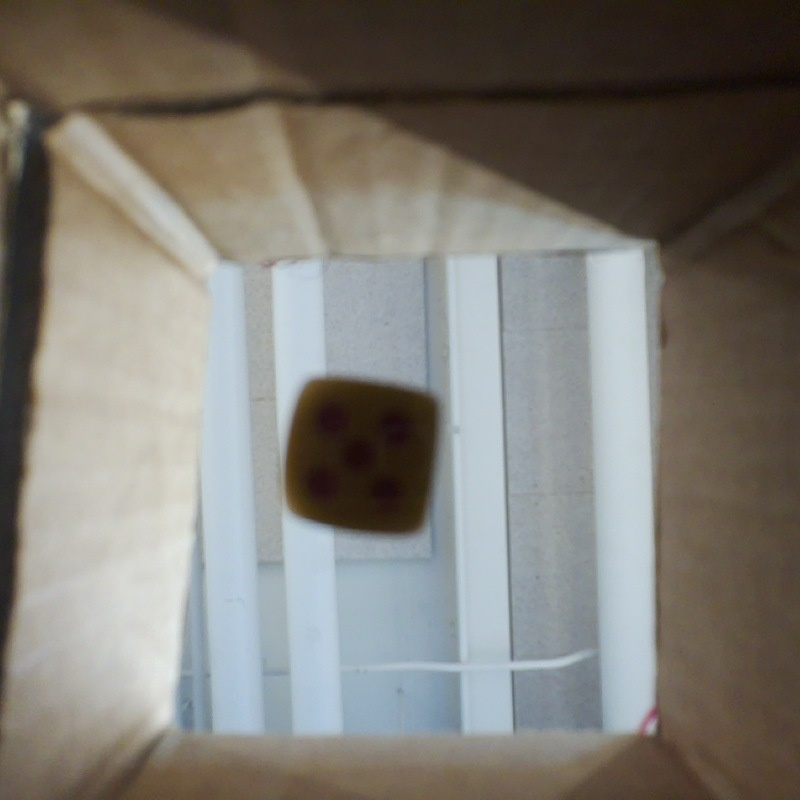
//> input picture dice_original.jpg, 800 x 800 px
$ ./dice_init_threshold   (built with g++ and OpenCV 4)
//> lines starting //> are read from the running program, lines starting //| are printed output that depends on the picture; after the words box and inside, x2 and y2 are one past the last pixel; in counts of white or black regions, pixels touching at a corner belong together
#include <opencv2/opencv.hpp>
#include <iostream>
#include <cstdlib>
#include <vector>
#include <cmath>

// Self-contained version — no dependency on dice_detection.cpp
int detectDiceVal(int thresh_val) {
//> called with thresh_val = 15
    cv::Mat thresh = cv::imread("dice_original.jpg", cv::IMREAD_GRAYSCALE);
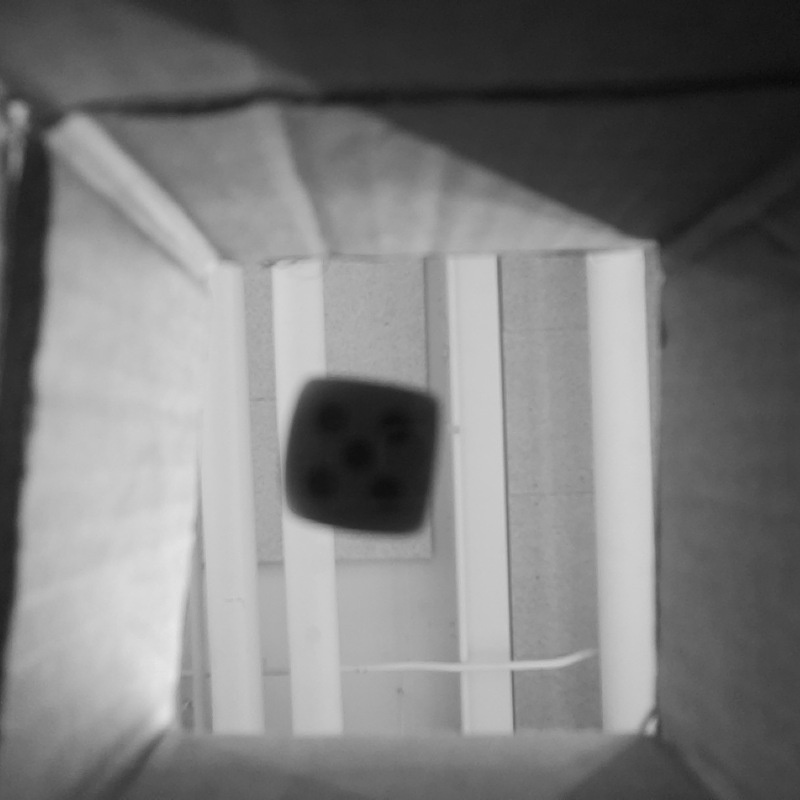
//> thresh: 800 rows x 800 cols, CV_8UC1; min 8, max 231, mean 123.5
    if (thresh.empty()) {
        std::cerr << "Error: Failed to load image\n";
        return -1;
    }

    cv::GaussianBlur(thresh, thresh, cv::Size(3, 3), 0);
    cv::threshold(thresh, thresh, thresh_val, 255, cv::THRESH_BINARY_INV);
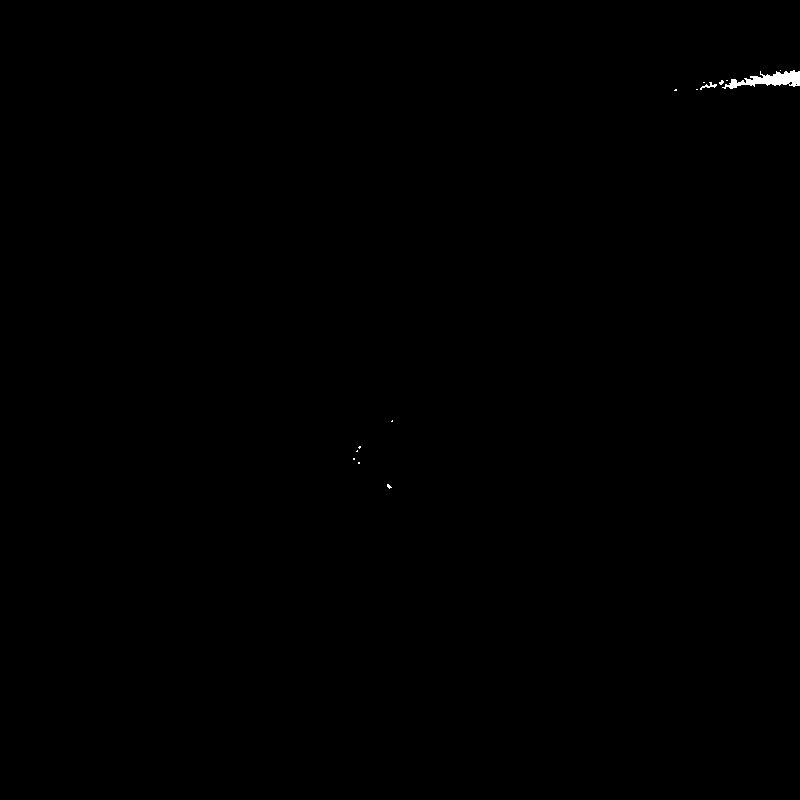
//> thresh: 800 rows x 800 cols, CV_8UC1; 0.13% white; 14 white regions (12 under 20 px), largest, box (x1, y1, x2, y2) and area: (722, 70, 800, 89) 698, (700, 82, 717, 90) 47

    cv::SimpleBlobDetector::Params params;
    params.filterByArea = true;
    params.minArea = 100;
    params.maxArea = 10000;
    params.filterByCircularity = true;
    params.minCircularity = 0.5;
    params.filterByColor = true;
    params.blobColor = 255;
    params.filterByConvexity = false;
    params.filterByInertia = false;

    auto detector = cv::SimpleBlobDetector::create(params);
    std::vector<cv::KeyPoint> keypoints;
    detector->detect(thresh, keypoints);
//> keypoints = 0 keypoints

    int numDots = keypoints.size();
//> numDots = 0
    std::cout << "  Dots detected: " << numDots << std::endl;
//|   Dots detected: 0
    return numDots;
}

void saveImages(int thresh_val) {
    cv::Mat gray = cv::imread("dice_original.jpg", cv::IMREAD_GRAYSCALE);
    cv::Mat thresh;
    cv::GaussianBlur(gray, gray, cv::Size(3, 3), 0);
    cv::threshold(gray, thresh, thresh_val, 255, cv::THRESH_BINARY_INV);
    cv::imwrite("dice_threshold.jpg", thresh);

    cv::Mat orig = cv::imread("dice_original.jpg");
    cv::Mat frameWithDots = orig.clone();

    cv::SimpleBlobDetector::Params params;
    params.filterByArea = true;
    params.minArea = 100;
    params.maxArea = 10000;
    params.filterByCircularity = true;
    params.minCircularity = 0.5;
    params.filterByColor = true;
    params.blobColor = 255;
    params.filterByConvexity = false;
    params.filterByInertia = false;

    auto detector = cv::SimpleBlobDetector::create(params);
    std::vector<cv::KeyPoint> keypoints;
    detector->detect(thresh, keypoints);

    for (const auto& kp : keypoints) {
        cv::circle(frameWithDots, cv::Point(kp.pt.x, kp.pt.y),
                   static_cast<int>(kp.size / 2), cv::Scalar(0, 255, 0), 5);
    }
    cv::imwrite("dice_detected.jpg", frameWithDots);
}


int main() {
    std::cout << "=== Dice Threshold Calibration ===\n";
    std::cout << "Place dice with 6 facing camera, then press Enter.\n";
    std::cin.get();

    system("rpicam-still -o dice_original.jpg --width 800 --height 800 --timeout 100 --nopreview 2>/dev/null");
    std::cout << "Image captured.\n\n";

    int thresh_val;

    for (thresh_val = 15; thresh_val <= 90; thresh_val += 3) {
        std::cout << "Testing threshold " << thresh_val << ": ";
        int numDots = detectDiceVal(thresh_val);
//> numDots = 0

        if (numDots == 6) {
            saveImages(thresh_val);  // save only the successful threshold
            std::cout << "\nCalibrated threshold: " << thresh_val << "\n";
            std::cout << "Set thresh_val = " << thresh_val << " in dice_detection.cpp\n";
            return 0;
        }
    }

    saveImages(thresh_val);
//> in saveImages, `cv::threshold(gray, thresh, thresh_val, 255, cv::THRESH_BINARY_INV);`:
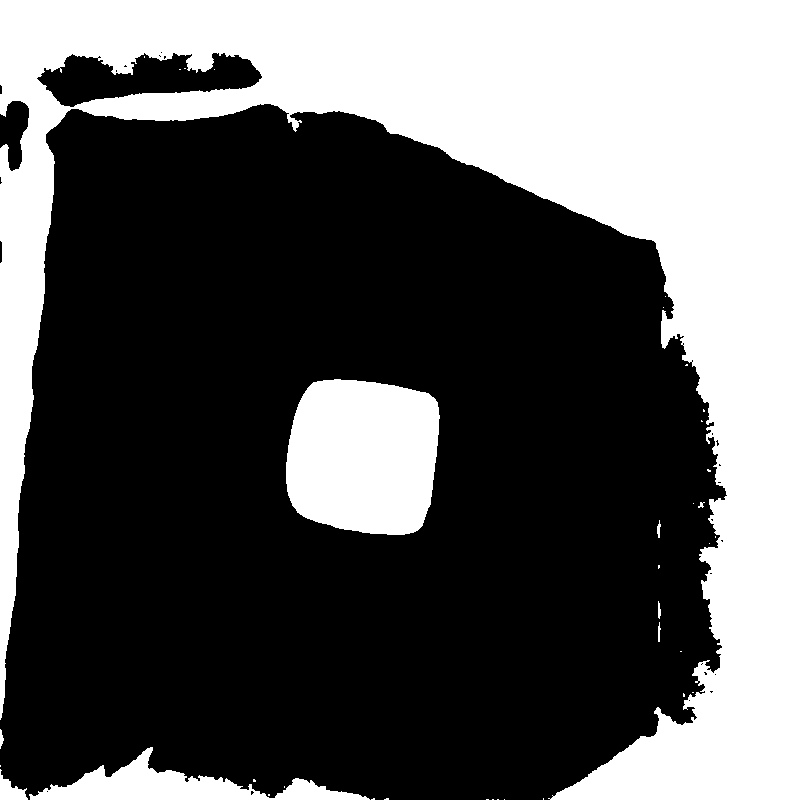
//> thresh: 800 rows x 800 cols, CV_8UC1; 36.2% white; 37 white regions (28 under 20 px), largest, box (x1, y1, x2, y2) and area: (0, 0, 800, 800) 203891, (286, 379, 440, 535) 20475, (29, 747, 370, 800) 6472
//> in saveImages, orig is the input picture: 800 rows x 800 cols, CV_8UC3; mean B, G, R 116.8, 123.4, 126.3
//> in saveImages, `detector->detect(thresh, keypoints);`: keypoints = 0 keypoints

    std::cout << "\nFailed to calibrate — no threshold produced 6 dots.\n";
    std::cout << "Check lighting or blob detector parameters.\n";
    return 1;
}
